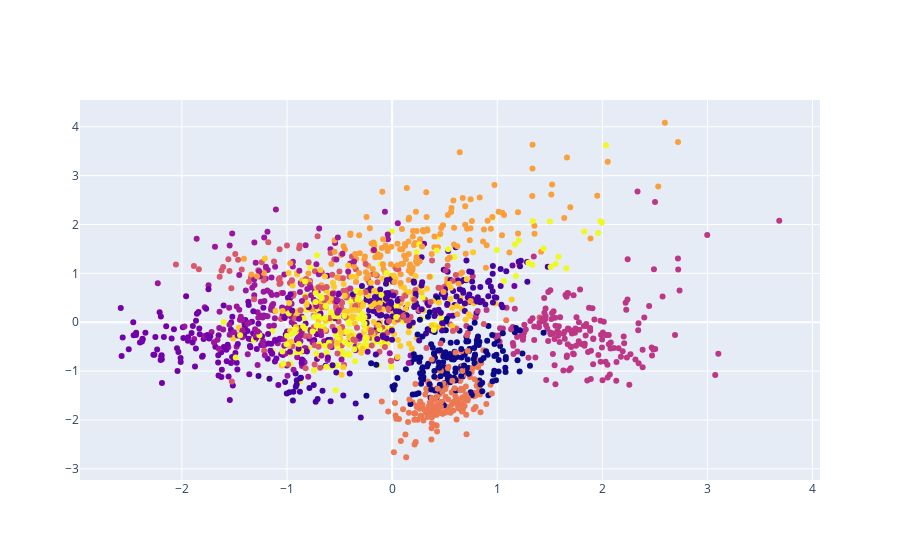

The notebook cell saved with this chart:
### Code cell
fig = go.Figure()
fig.add_trace(go.Scatter(x = X_[:, 0], 
                         y = X_[:, 1], 
                         mode = 'markers',
                         marker_color = y))

### Figure 1 — Plotly figure (JSON) as saved in the notebook; plotly's stock layout.template omitted (floating-point values rounded to 4 significant figures; data arrays with more than 128 entries replaced by an {"elided": "..."} marker saying what was removed)
{"data": [{"marker": {"color": {"elided": "1797 int values"}}, "mode": "markers", "type": "scatter", "x": {"elided": "1797 float values"}, "y": {"elided": "1797 float values"}}], "layout": {}}
